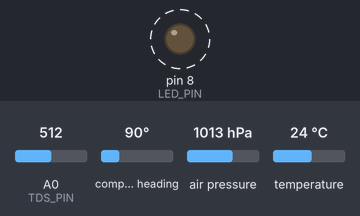
The sketch below on a simulated Arduino Uno, built with avr-gcc and run on an emulated ATmega328P. Parts: output pins drawn as LEDs (lit = HIGH). Wiring (inferred from the names in the program): AS5600 angle sensor at I2C address 0x36. Dashed ring = blinking. Inputs (shaded band) come from the test bench; at power-on: A0 (TDS_PIN) = 512, compass heading 90°, air pressure 1013 hPa, temperature 24 °C. Random numbers use the default seed unless the sketch sets one; what the sketch prints to the serial monitor is not drawn.

Above: at 0.5 s.
Timing chart, 0 to 4.7 s (numbered marks = the images above):
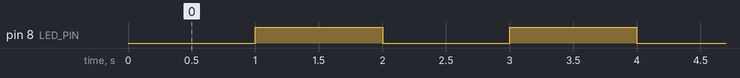

Measured:
- by itself, pin 8 (LED_PIN): alternates HIGH for 1.0 s and LOW for 1.0 s

The sketch:

sketch_apr16a.ino
```cpp
#include <Wire.h>
#include <Adafruit_Sensor.h>
#include <Adafruit_BMP085.h>

// ===== AS5600 =====
#define AS5600_ADDR 0x36
#define ANGLE_REG 0x0E

// ===== FLOW CONSTANTS =====
#define RADIUS 0.05
#define PIPE_RADIUS 0.01
#define K_FACTOR 0.75

// ===== LED =====
#define LED_PIN 8

// ===== TDS =====
#define TDS_PIN A0
#define VREF 5.0
#define SCOUNT 30

// ===== OBJECT =====
Adafruit_BMP085 bmp;

// ===== VARIABLES =====
int lastAngle = 0;
long totalCounts = 0;

unsigned long lastTime = 0;
unsigned long ledTime = 0;
unsigned long angleTime = 0;

bool ledState = false;

// ===== TDS BUFFERS =====
int analogBuffer[SCOUNT];
int analogBufferTemp[SCOUNT];
int analogBufferIndex = 0;

float tdsValue = 0;
float temperature = 25;

// ================= SETUP =================
void setup() {
  Serial.begin(115200);

  Wire.begin();
  Wire.setClock(100000);

  pinMode(LED_PIN, OUTPUT);

  delay(100);

  if (!bmp.begin()) {
    Serial.println("BMP180 ERROR");
    while (1)
      ;
  }

  Serial.println("SYSTEM READY");
}

// ================= LOOP =================
void loop() {

  // ===== AS5600 CONTROLLED READ =====
  if (millis() - angleTime >= 5) {
    int angle = readAngle();

    int delta = angle - lastAngle;

    if (delta > 2048) delta -= 4096;
    if (delta < -2048) delta += 4096;

    totalCounts += delta;
    lastAngle = angle;

    angleTime = millis();
  }

  // ===== TDS CONTINUOUS SAMPLING =====
  sampleTDS();

  // ===== LED =====
  if (millis() - ledTime >= 1000) {
    ledState = !ledState;
    digitalWrite(LED_PIN, ledState);
    ledTime = millis();
  }

  // ===== MAIN OUTPUT EVERY 1 SEC =====
  if (millis() - lastTime >= 1000) {

    float rotations = totalCounts / 4096.0;
    float rpm = abs(rotations * 60.0);

    float velocity = K_FACTOR * (2 * 3.1416 * RADIUS * rpm) / 60.0;
    float area = 3.1416 * PIPE_RADIUS * PIPE_RADIUS;
    float flowRate = area * velocity;
    float flow_L_min = flowRate * 1000.0 * 60.0;

    // ===== BMP180 =====
    float temp = bmp.readTemperature();
    float pressure = bmp.readPressure();
    float altitude = bmp.readAltitude();

    temperature = temp;  // for TDS compensation
    float tds = computeTDS();

    Serial.print("temp:");
    Serial.print(temp);
    Serial.print(",pressure:");
    Serial.print(pressure);
    Serial.print(",alt:");
    Serial.print(altitude);
    Serial.print(",rpm:");
    Serial.print(rpm);
    Serial.print(",flow:");
    Serial.print(flow_L_min);
    Serial.print(",tds:");
    Serial.print(tds);
    Serial.print(",ph:");
    Serial.print(random(65, 85) / 10.0);  // fake pH
    Serial.println();

    totalCounts = 0;
    lastTime = millis();
  }
}

// ================= AS5600 READ =================
int readAngle() {
  Wire.beginTransmission(AS5600_ADDR);
  Wire.write(ANGLE_REG);

  if (Wire.endTransmission(false) != 0) {
    return lastAngle;
  }

  Wire.requestFrom(AS5600_ADDR, 2);
  delayMicroseconds(200);

  if (Wire.available() == 2) {
    int highByte = Wire.read();
    int lowByte = Wire.read();
    return ((highByte << 8) | lowByte) & 0x0FFF;
  }

  return lastAngle;
}

// ================= TDS SAMPLING =================
void sampleTDS() {
  static unsigned long sampleTime = millis();

  if (millis() - sampleTime > 40) {
    sampleTime = millis();
    analogBuffer[analogBufferIndex] = analogRead(TDS_PIN);
    analogBufferIndex++;

    if (analogBufferIndex == SCOUNT) {
      analogBufferIndex = 0;
    }
  }
}

// ================= TDS COMPUTE =================
float computeTDS() {

  for (int i = 0; i < SCOUNT; i++) {
    analogBufferTemp[i] = analogBuffer[i];
  }

  // Sort (median filter)
  for (int i = 0; i < SCOUNT - 1; i++) {
    for (int j = i + 1; j < SCOUNT; j++) {
      if (analogBufferTemp[i] > analogBufferTemp[j]) {
        int temp = analogBufferTemp[i];
        analogBufferTemp[i] = analogBufferTemp[j];
        analogBufferTemp[j] = temp;
      }
    }
  }

  float avgVoltage = analogBufferTemp[SCOUNT / 2] * VREF / 1024.0;

  float compensationCoefficient = 1.0 + 0.02 * (temperature - 25.0);
  float compensationVoltage = avgVoltage / compensationCoefficient;

  float tds = (133.42 * compensationVoltage * compensationVoltage * compensationVoltage
               - 255.86 * compensationVoltage * compensationVoltage
               + 857.39 * compensationVoltage)
              * 0.5;

  return tds;
}
```
